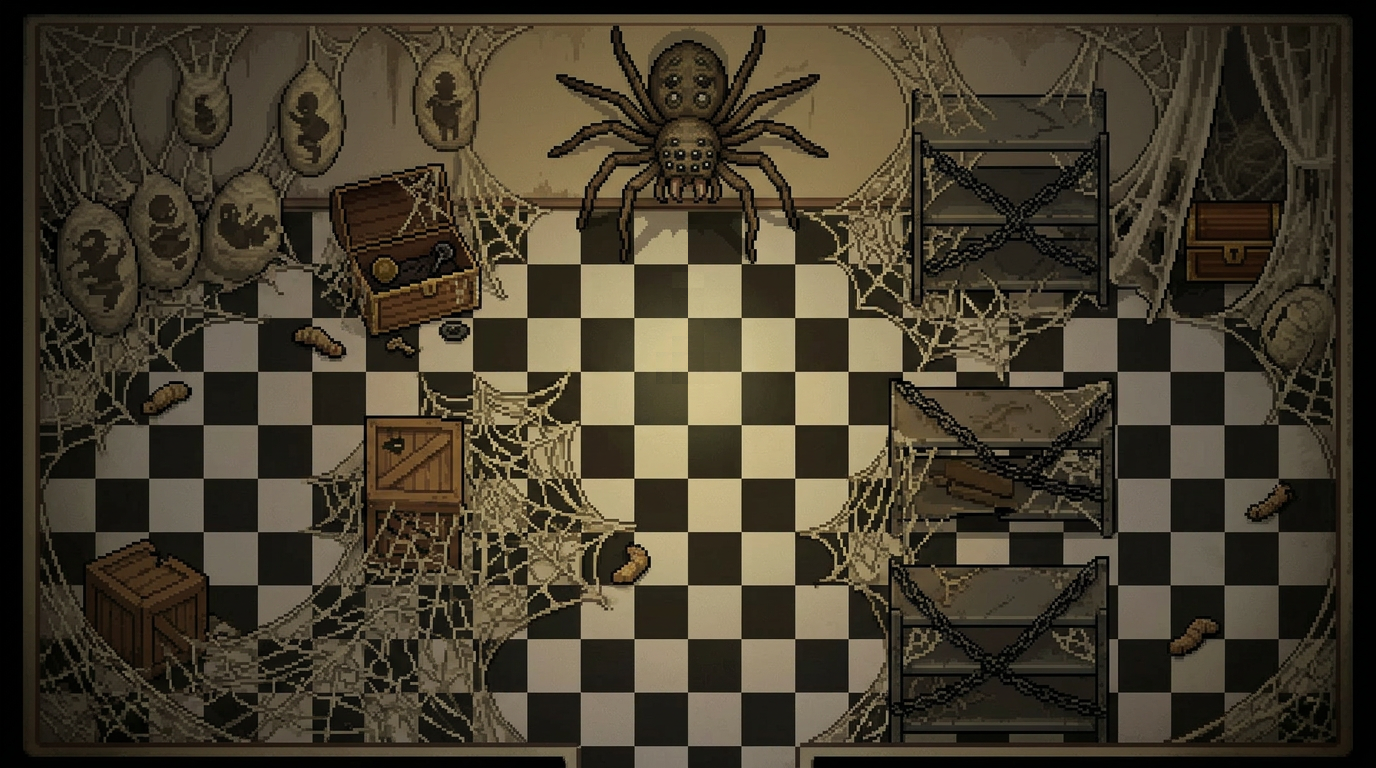

Below is a game level as drawn by its tile map, then a one-line description and the .tmx that defines it (tile-layer data replaced by summaries):
An orthogonal 86x48 tile map with 16x16 px tiles, 2 tile layers (background, decor_above) and 19 objects (box_1, box_2, rack_3, rack_2, rack_1, ...).

<map version="1.10" tiledversion="1.12.1" orientation="orthogonal" renderorder="right-down" width="86" height="48" tilewidth="16" tileheight="16" infinite="0" nextlayerid="9" nextobjectid="23">
 <tileset firstgid="1" source="arachnophobia_tilesets.tsx" />
 <layer id="1" name="background" width="86" height="48">
  <data>[4128 cells, 4128 non-empty, 4103 distinct tile ids]</data>
 </layer>
 <layer id="2" name="decor_above" width="86" height="48">
  <data>[4128 cells, 0 non-empty, 0 distinct tile ids]</data>
 </layer>
 <objectgroup id="4" name="collision">
  <object id="11" name="box_1" x="365.333" y="416" width="96" height="150.667" />
  <object id="12" name="box_2" x="84" y="540" width="125.333" height="142.667" />
  <object id="13" name="rack_3" x="911" y="93" width="200" height="212" />
  <object id="14" name="rack_2" x="888" y="386" width="230" height="152" />
  <object id="15" name="rack_1" x="889" y="557" width="220" height="184" />
  <object id="22" name="grub_1" x="166" y="398" />
  <object id="21" name="grub_2" x="320" y="340" />
  <object id="20" name="grub_3" x="634" y="566" />
  <object id="18" name="grub_4" x="1260" y="507" />
  <object id="19" name="grub_5" x="1193" y="638" />
 </objectgroup>
 <objectgroup id="5" name="triggers" />
 <objectgroup id="6" name="interactables" offsetx="-6" offsety="-4.33333">
  <object id="3" name="chest_2" x="1180" y="198" width="118" height="96.3333">
   <properties>
    <property name="type" value="chest" />
   </properties>
  </object>
  <object id="16" name="chest_1" x="337" y="168.333" width="149" height="171">
   <properties>
    <property name="type" value="chest" />
   </properties>
  </object>
 </objectgroup>
 <objectgroup id="7" name="doors" />
 <objectgroup id="8" name="spawns">
  <object id="4" name="spider_boss" x="578" y="32.3333" width="217" height="192" />
  <object id="9" name="player_spawn_default" x="673" y="711" width="30" height="36" />
  <object id="5" name="spider_3" x="203.5" y="440" width="48" height="34.5" />
  <object id="6" name="spider_2" x="365.5" y="354" width="54" height="34" />
  <object id="8" name="spider_1" x="587.182" y="431.636" width="41.8182" height="43.2727" />
  <object id="10" name="spider_5" x="1172.91" y="374.818" width="50.2727" height="39.2727" />
  <object id="7" name="spider_4" x="1134.67" y="530" width="52" height="40" />
 </objectgroup>
</map>
